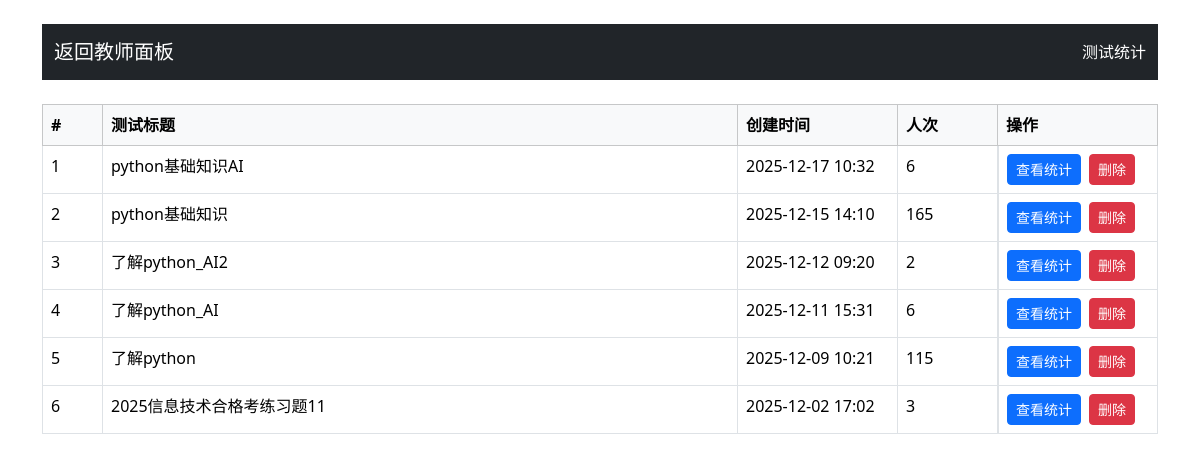
/test_statistics (signed in), run on an earlier commit of the app's database.
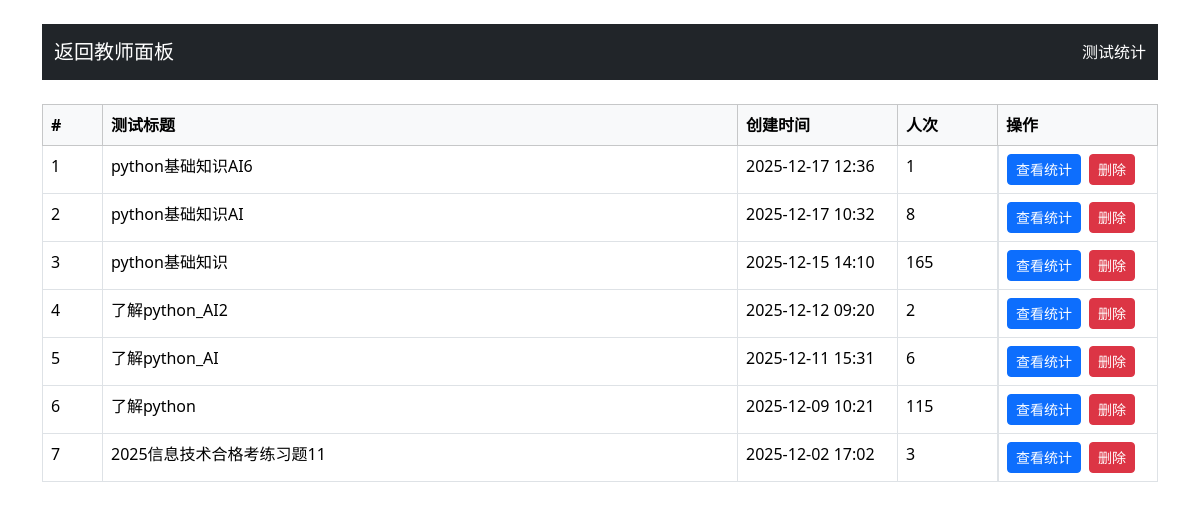
And on a later commit of the database.
### app.py (models this page shows)
class Test(db.Model):
    id = db.Column(db.Integer, primary_key=True)
    title = db.Column(db.String(200), nullable=False)
    single_choice_count = db.Column(db.Integer, default=0)
    multiple_choice_count = db.Column(db.Integer, default=0)
    true_false_count = db.Column(db.Integer, default=0)
    fill_blank_count = db.Column(db.Integer, default=0)
    short_answer_count = db.Column(db.Integer, default=0)
    single_choice_score = db.Column(db.Integer, default=0)
    multiple_choice_score = db.Column(db.Integer, default=0)
    true_false_score = db.Column(db.Integer, default=0)
    fill_blank_score = db.Column(db.Integer, default=0)
    short_answer_score = db.Column(db.Integer, default=0)
    total_score = db.Column(db.Integer, nullable=False)
    created_at = db.Column(db.DateTime, default=datetime.utcnow)
    is_active = db.Column(db.Boolean, default=True)
    single_choice_bank_id = db.Column(db.Integer)
    multiple_choice_bank_id = db.Column(db.Integer)
    true_false_bank_id = db.Column(db.Integer)
    fill_blank_bank_id = db.Column(db.Integer)
    short_answer_bank_id = db.Column(db.Integer)
    allow_student_choice = db.Column(db.Boolean, default=False)
    short_answer_grading_method = db.Column(db.String(20), default='manual')  # 'manual' 或 'ai'
    fill_blank_grading_method = db.Column(db.String(20), default='manual')  # 'manual' 或 'ai'

### app.py (the view)
@app.route('/test_statistics')
def test_statistics():
    if 'role' not in session or session['role'] != 'teacher':
        return redirect(url_for('teacher_login'))
    tests = Test.query.order_by(Test.created_at.desc()).all()
    data = []
    for t in tests:
        cnt = TestResult.query.filter_by(test_id=t.id).count()
        data.append({'test': t, 'count': cnt})
    return render_template('test_statistics.html', tests=data)

### app.py (called while the page is built)
def to_bj(dt: datetime):
    return (dt + BJ_OFFSET) if dt else dt

def bjtime_filter(value, fmt='%Y-%m-%d %H:%M'):
    if not value:
        return ''
    return to_bj(value).strftime(fmt)

### templates/test_statistics.html (shortened to what this page needs)
<!DOCTYPE html>
<html lang="zh">
<head>
    <link href="{{ url_for('static', filename='bootstrap/css/bootstrap.min.css') }}" rel="stylesheet">
</head>
<body class="container mt-4">
    <nav class="navbar navbar-dark bg-dark mb-4">
        <div class="container-fluid">
            <a href="{{ url_for('teacher_dashboard') }}" class="navbar-brand"> 返回教师面板</a>
            <span class="navbar-text text-white">测试统计</span>
        </div>
    </nav>
    {% if tests %}
    <table class="table table-bordered">
        <thead class="table-light">
            <tr>
                <th style="width:60px">#</th>
                <th>测试标题</th>
                <th style="width:160px">创建时间</th>
                <th style="width:100px">人次</th>
                <th style="width:160px">操作</th>
            </tr>
        </thead>
        <tbody>
            {% for test in tests %}
            <tr>
                <td>{{ loop.index }}</td>
                <td>{{ test.test.title }}</td>
                <td>{{ test.test.created_at|bjtime }}</td>
                <td>{{ test.count }}</td>
                <td class="d-flex">
                    <a href="{{ url_for('get_test_statistics', test_id=test.test.id) }}" class="btn btn-sm btn-primary me-2">查看统计</a>
                    <form method="post" action="{{ url_for('delete_test', test_id=test.test.id) }}" onsubmit="return confirm('确定删除此测试及其成绩吗？');">
                        <button type="submit" class="btn btn-sm btn-danger">删除</button>
                    </form>
                </td>
            </tr>
            {% endfor %}
        </tbody>
    </table>
    {% else %}
    <div class="alert alert-info">暂无测试数据</div>
    {% endif %}
</body>
</html>

What changed in the data, as far as the page shows it:
added Test: test "python基础知识AI6", test.created_at|bjtime "2025-12-17 12:36"
Also different on the page:
new list line: "1 1 查看统计 删除"
new list line: "2 8 查看统计 删除"
new list line: "python基础知识AI 2025-12-17 10:32"
list line gone: "1 6 查看统计 删除"
list line gone: "python基础知识AI 2025-12-17 10:32"
